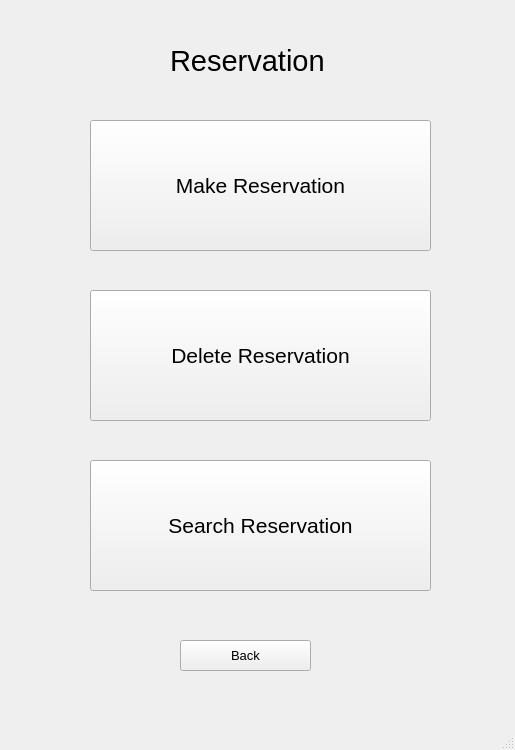
<?xml version="1.0" encoding="UTF-8"?>
<ui version="4.0">
 <class>reservation</class>
 <widget class="QMainWindow" name="reservation">
  <property name="geometry">
   <rect>
    <x>0</x>
    <y>0</y>
    <width>515</width>
    <height>750</height>
   </rect>
  </property>
  <property name="font">
   <font>
    <pointsize>20</pointsize>
   </font>
  </property>
  <property name="windowTitle">
   <string>MainWindow</string>
  </property>
  <widget class="QWidget" name="centralwidget">
   <widget class="QPushButton" name="make_reservation">
    <property name="geometry">
     <rect>
      <x>90</x>
      <y>120</y>
      <width>341</width>
      <height>131</height>
     </rect>
    </property>
    <property name="font">
     <font>
      <pointsize>16</pointsize>
     </font>
    </property>
    <property name="text">
     <string>Make Reservation</string>
    </property>
   </widget>
   <widget class="QPushButton" name="delete_reservation">
    <property name="geometry">
     <rect>
      <x>90</x>
      <y>290</y>
      <width>341</width>
      <height>131</height>
     </rect>
    </property>
    <property name="font">
     <font>
      <pointsize>16</pointsize>
     </font>
    </property>
    <property name="text">
     <string>Delete Reservation</string>
    </property>
   </widget>
   <widget class="QPushButton" name="search_reservation">
    <property name="geometry">
     <rect>
      <x>90</x>
      <y>460</y>
      <width>341</width>
      <height>131</height>
     </rect>
    </property>
    <property name="font">
     <font>
      <pointsize>16</pointsize>
     </font>
    </property>
    <property name="text">
     <string>Search Reservation</string>
    </property>
   </widget>
   <widget class="QLabel" name="reservation_label">
    <property name="geometry">
     <rect>
      <x>170</x>
      <y>40</y>
      <width>211</width>
      <height>41</height>
     </rect>
    </property>
    <property name="font">
     <font>
      <pointsize>22</pointsize>
     </font>
    </property>
    <property name="text">
     <string>Reservation</string>
    </property>
   </widget>
   <widget class="QPushButton" name="back">
    <property name="geometry">
     <rect>
      <x>180</x>
      <y>640</y>
      <width>131</width>
      <height>31</height>
     </rect>
    </property>
    <property name="font">
     <font>
      <pointsize>10</pointsize>
     </font>
    </property>
    <property name="text">
     <string>Back</string>
    </property>
   </widget>
  </widget>
  <widget class="QStatusBar" name="statusbar"/>
 </widget>
 <resources/>
 <connections/>
</ui>
